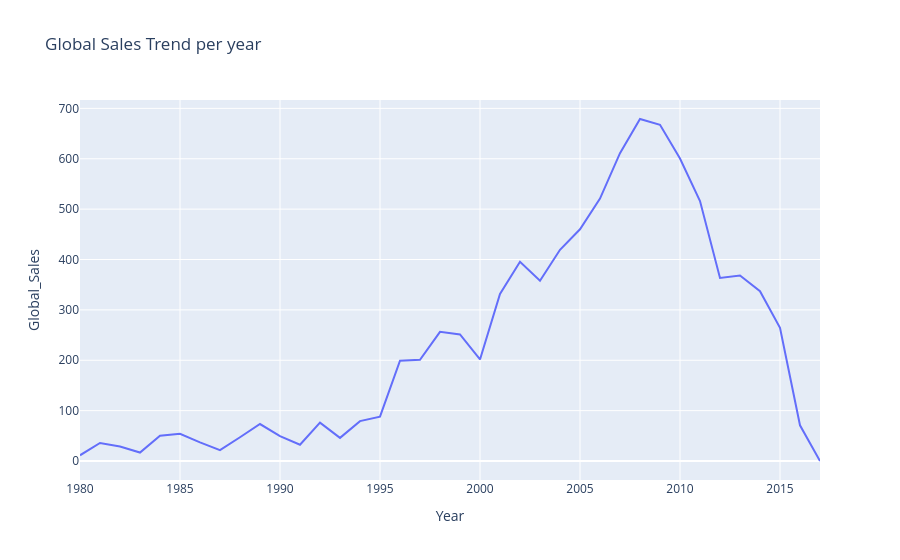

The notebook cell saved with this chart:
### Code cell
fig = px.line(yearly_global_sales, x = 'Year', y = 'Global_Sales', title = "Global Sales Trend per year")
fig.show()

### Figure 1 — Plotly figure (JSON) as saved in the notebook; plotly's stock layout.template omitted (floating-point values rounded to 4 significant figures)
{"data": [{"hovertemplate": "Year=%{x}<br>Global_Sales=%{y}<extra></extra>", "legendgroup": "", "line": {"color": "#636efa", "dash": "solid"}, "marker": {"symbol": "circle"}, "mode": "lines", "name": "", "orientation": "v", "showlegend": false, "type": "scatter", "x": [1980, 1981, 1982, 1983, 1984, 1985, 1986, 1987, 1988, 1989, 1990, 1991, 1992, 1993, 1994, 1995, 1996, 1997, 1998, 1999, 2000, 2001, 2002, 2003, 2004, 2005, 2006, 2007, 2008, 2009, 2010, 2011, 2012, 2013, 2014, 2015, 2016, 2017], "xaxis": "x", "y": [11.38, 35.77, 28.86, 16.79, 50.36, 53.94, 37.07, 21.74, 47.22, 73.45, 49.39, 32.23, 76.16, 45.98, 79.17, 88.11, 199.2, 201.0, 256.5, 251.3, 201.6, 331.5, 395.5, 357.9, 419.3, 459.9, 521.0, 611.1, 678.9, 667.3, 600.5, 516.0, 363.5, 368.1, 337.1, 264.4, 70.93, 0.05], "yaxis": "y"}], "layout": {"legend": {"tracegroupgap": 0}, "title": {"text": "Global Sales Trend per year"}, "xaxis": {"anchor": "y", "domain": [0, 1], "title": {"text": "Year"}}, "yaxis": {"anchor": "x", "domain": [0, 1], "title": {"text": "Global_Sales"}}}}
